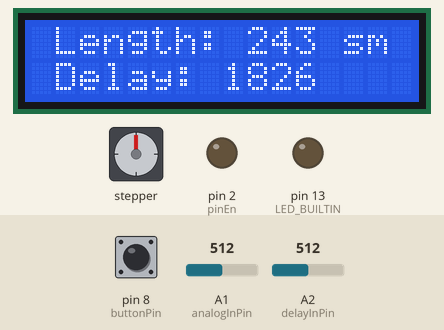
A sketch run on a simulated Arduino Uno, built with avr-gcc and run on an emulated ATmega328P. Parts: stepper motor, 16×2 character LCD, output pins drawn as LEDs (lit = HIGH). Wiring (inferred from the names in the program): stepper motor driver (200 steps per turn assumed): step pin 5; direction pin 3. The test bench sets the inputs (shaded band); at power-on: pin 8 (buttonPin) LOW, A2 (delayInPin) = 512, A1 (analogInPin) = 512. Pins used as bus, display or sensor lines are not drawn.

Above: at 1.2 s.
1.3 s: pin 8 (buttonPin) pulled HIGH for 0.4 s
At 2.3 s:
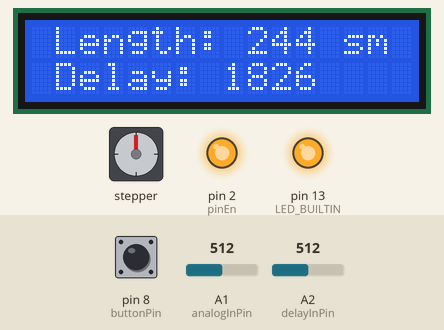
4.7 s: pin 8 (buttonPin) pulled HIGH for 3.2 s
10.9 s: pin 8 (buttonPin) pulled HIGH for 1 s
At 11.9 s:
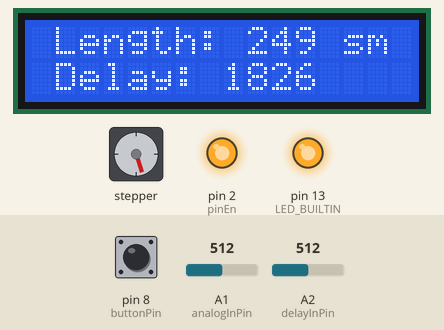
14.9 s: A2 (delayInPin) set to 380
At 16.14 s:
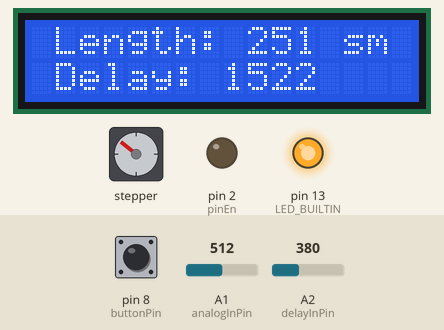
17.9 s: pin 8 (buttonPin) pulled HIGH for 0.4 s
At 18.5 s:
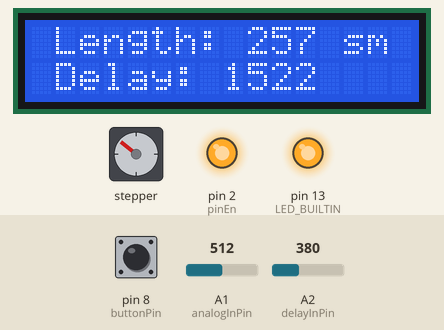
21.3 s: A1 (analogInPin) set to 380
Timing chart, 0 to 24.3 s (numbered marks = the images above; inputs shaded):
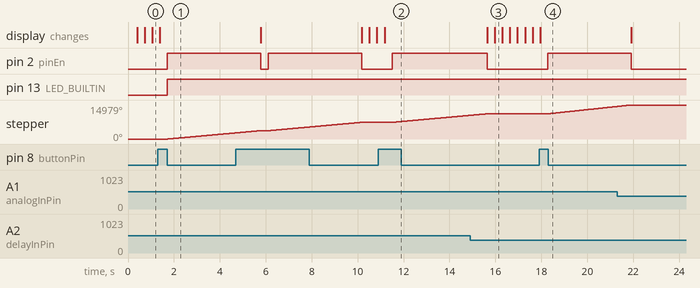

The sketch:

motor_SMD1.6.ino
```cpp
#include <Wire.h>
#include <LiquidCrystal_I2C.h>

//#define DEBUG


LiquidCrystal_I2C lcd( 0x27 , 16 , 2 );

const int pinStep = 5;      // Pin connected to STEP
const int pinDir = 3;       // Pin Connected to DIR
const int pinEn = 2;        // Pin Connected to ENABLE
const int buttonPin = 8;    // Button START Pin
const int stopPin = 7;      // Button STOP Pin
const int analogInPin = A1; // Keys Pin
const int delayInPin = A2;  // Speed potenciometer
const int SmoothSteps = 20;   // Steps for smooth start
const int StartSmoothDelay = 1500;

int sensorValue = 0; // Reading from Reostst
int delaySensorValue = 0; //Reading from Reostat


int Count = 2; // Rotation count
char *s;

int move_delay = 600; // Delay metween steps (microsec)
int smooth_move_delay = move_delay; // Delay after smooth corection

const int steps_rotate_360 = 200; // Steps for 360 degree rotete
int buttonState = 0; // State of button
const int btn_1_value = 350; // Values from buttos
const int btn_2_value = 442;
const int btn_3_value = 618;
const int btn_4_value = 833;

const int btn_plus_value = 508;
const int btn_minus_value = 390;
const int btn_acc = 10; // Accuracy of reading
const int cassete_length = 24;

const int length_1 = 45;
const int length_2 = 60;
const int length_3 = 75;
const int length_4 = 90;

int Length = 240;

void setup()
{

#ifdef DEBUG
  Serial.begin(9600);
#endif

// Pin modes
  pinMode(pinStep, OUTPUT);
  pinMode(pinDir, OUTPUT);
  pinMode(pinEn, OUTPUT);
  pinMode(buttonPin, INPUT);
// Initial state
// digitalWrite(pinStep, HIGH);
  digitalWrite(pinDir, HIGH);
  digitalWrite(pinEn, LOW);
  lcd.init();
  lcd.backlight();
  lcd.setCursor(1,0);
   lcd.display();
   pinMode(LED_BUILTIN, OUTPUT);
  // Length = 300;
}

void loop()
{

  buttonState = digitalRead(buttonPin);
  sensorValue = analogRead(analogInPin);
  delaySensorValue = analogRead(delayInPin);


  move_delay = map(delaySensorValue, 0, 1023, 650, 3000);

  if ((sensorValue > btn_1_value - btn_acc ) && (sensorValue < btn_1_value + btn_acc )) Length=length_1;
  if ((sensorValue > btn_2_value - btn_acc ) && (sensorValue < btn_2_value + btn_acc )) Length=length_2;
  if ((sensorValue > btn_3_value - btn_acc ) && (sensorValue < btn_3_value + btn_acc )) Length=length_3;
  if ((sensorValue > btn_4_value - btn_acc ) && (sensorValue < btn_4_value + btn_acc )) Length=length_4;

  if ((sensorValue > btn_plus_value - btn_acc ) && (sensorValue < btn_plus_value + btn_acc )) { Length++; delay(300);};
  if ((sensorValue > btn_minus_value - btn_acc ) && (sensorValue < btn_minus_value + btn_acc )) { Length--; delay(300);};
  Count = (Length*100)/cassete_length;

   lcd.setCursor(1,0);
   lcd.print("Length: "+(String)(Length)+" sm ");
   lcd.setCursor(1,1);


  lcd.print("Delay: "+(String)(move_delay)+" ");
   lcd.display();

  if (buttonState == HIGH) {
    digitalWrite(pinEn, HIGH);
    digitalWrite(LED_BUILTIN, HIGH);
    digitalWrite(pinDir, HIGH); //Direction


#ifdef DEBUG
   Serial.println("Length:");
   Serial.println(Length);
   Serial.println("count");
   Serial.println(Count);
   Serial.println("move_delay");
   Serial.println(move_delay);
#endif

    for(int i = 0; i < steps_rotate_360*Count/100; i++)
      {
        if ( i < SmoothSteps) {

          smooth_move_delay = move_delay + StartSmoothDelay - (StartSmoothDelay/SmoothSteps)*i;
        } else {
          smooth_move_delay = move_delay;
        }
      digitalWrite(pinStep, HIGH);
      delayMicroseconds(150);
//     delayMicroseconds(smooth_move_delay);
      digitalWrite(pinStep, LOW);

#ifdef DEBUG
      Serial.println("smooth_move_delay");
      Serial.println(smooth_move_delay);
#endif
      delayMicroseconds(smooth_move_delay);
 //     delayMicroseconds(move_delay);
      }
  digitalWrite(pinEn, LOW);
  }
//  delay(move_delay*10);


//  delay(move_delay*10);
}
```

Measured:
- after the input at 1.3 s, pin 2 (pinEn), pin 13 (LED_BUILTIN): LOW → HIGH after 0.41 s; stepper: keeps turning clockwise at about 908°/s, starting after 0.43 s
- after the input at 10.9 s, pin 2 (pinEn): LOW → HIGH after 0.60 s; stepper: keeps turning clockwise at about 903°/s, starting after 0.60 s
- after the input at 17.9 s, pin 2 (pinEn): LOW → HIGH after 0.37 s; stepper: keeps turning clockwise at about 1065°/s, starting after 0.37 s
